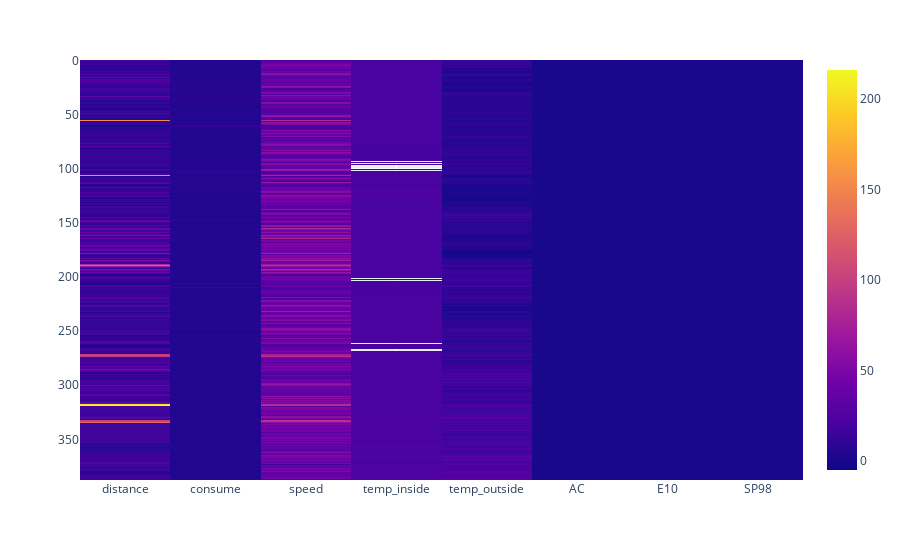

The notebook cell this image was saved under:
### Markdown cell above
Unfortunately, this is too similar to what I see is called a clustermap. Which is not my intention maybe we will try a different visualization library.

### Code cell
# UNSURE why I am not getting my the results I want
px.imshow(df)

### Figure 1 — Plotly figure (JSON) as saved in the notebook; plotly's stock layout.template omitted (floating-point values rounded to 4 significant figures; data arrays with more than 128 entries replaced by an {"elided": "..."} marker saying what was removed)
{"data": [{"coloraxis": "coloraxis", "hovertemplate": "x: %{x}<br>y: %{y}<br>color: %{z}<extra></extra>", "name": "0", "type": "heatmap", "x": ["distance", "consume", "speed", "temp_inside", "temp_outside", "AC", "E10", "SP98"], "xaxis": "x", "y": {"elided": "388 int values"}, "yaxis": "y", "z": {"elided": "388x8 float values"}}], "layout": {"coloraxis": {"colorscale": [[0, "#0d0887"], [0.1111, "#46039f"], [0.2222, "#7201a8"], [0.3333, "#9c179e"], [0.4444, "#bd3786"], [0.5556, "#d8576b"], [0.6667, "#ed7953"], [0.7778, "#fb9f3a"], [0.8889, "#fdca26"], [1, "#f0f921"]]}, "margin": {"t": 60}, "xaxis": {"anchor": "y", "constrain": "domain", "domain": [0, 1], "scaleanchor": "y"}, "yaxis": {"anchor": "x", "autorange": "reversed", "constrain": "domain", "domain": [0, 1]}}}
